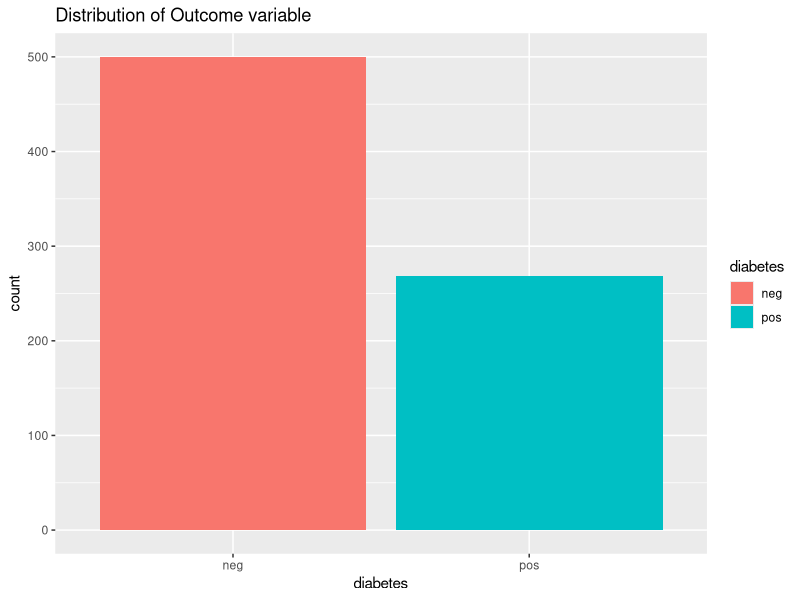
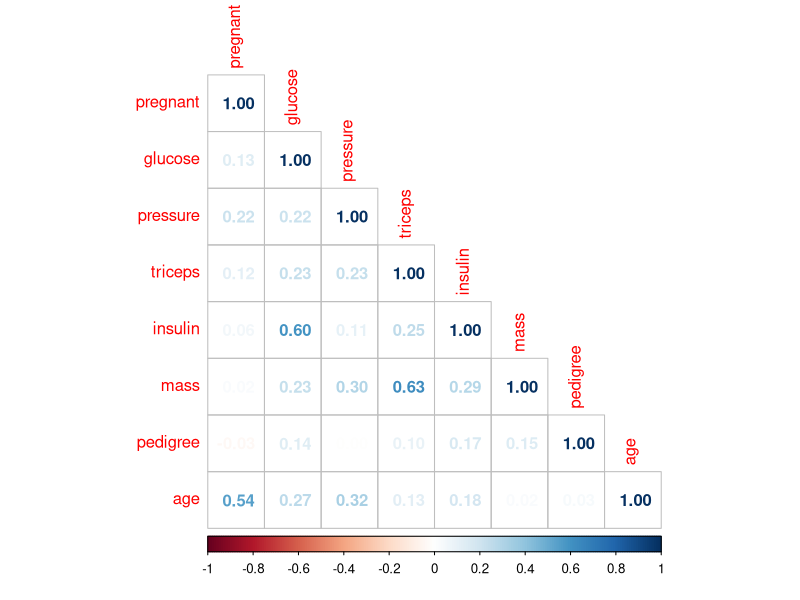
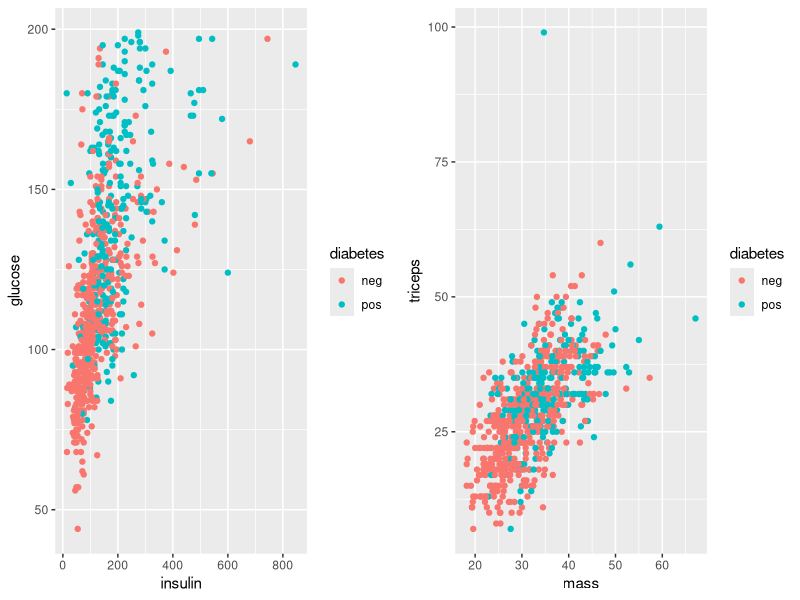
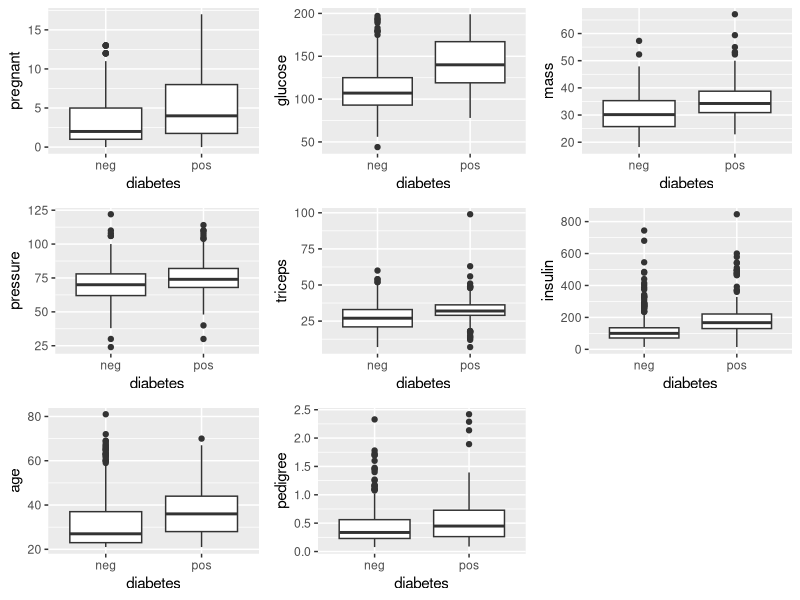
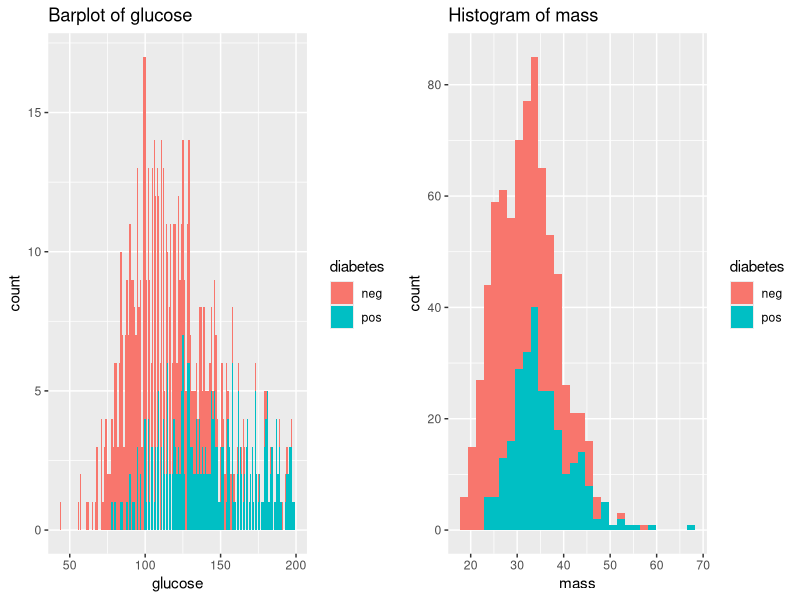

Recreate these plots in R, in order. (Note: this script raises an error after producing the figures.)
## ---- chunk 1
knitr::opts_chunk$set(echo = TRUE)
## ---- chunk 2
library(mlbench)
library(ggplot2)
library(corrplot)
library(dplyr)
library(caret)
library(gridExtra)
data("PimaIndiansDiabetes")
summary(PimaIndiansDiabetes)
## ---- chunk 3
#Replace zero values by NA
PimaIndiansDiabetes$glucose[ PimaIndiansDiabetes$glucose == 0 ] <- NA
PimaIndiansDiabetes$pressure[ PimaIndiansDiabetes$pressure == 0 ] <- NA
PimaIndiansDiabetes$triceps[ PimaIndiansDiabetes$triceps == 0 ] <- NA
PimaIndiansDiabetes$insulin[ PimaIndiansDiabetes$insulin == 0 ] <- NA
PimaIndiansDiabetes$mass[ PimaIndiansDiabetes$mass == 0 ] <- NA

#kNN imputation
library(VIM)
PimaIndiansDiabetes1<-kNN(PimaIndiansDiabetes,
                         variable=c("glucose","pressure",
                                    "triceps","insulin","mass"),k=5)
PimaIndiansDiabetes1<-select(PimaIndiansDiabetes1,pregnant:diabetes)
## ---- chunk 4
ggplot(PimaIndiansDiabetes1,aes(x=diabetes,fill = diabetes )) + geom_bar() + ggtitle("Distribution of Outcome variable")
## ---- chunk 5
#Remove diabetes column
PimaIndiansDiabetes2<-select(PimaIndiansDiabetes1,-diabetes)
#correlation matrix
corrplot(cor(PimaIndiansDiabetes2),method="number",type="lower")
## ---- chunk 6
ggp1<-ggplot(PimaIndiansDiabetes1,aes(x=insulin,y=glucose,col=diabetes))+geom_point()
ggp2<-ggplot(PimaIndiansDiabetes1,aes(x=mass,y=triceps,col=diabetes))+geom_point()
grid.arrange(ggp1,ggp2,ncol=2)
## ---- chunk 7
plot1<-ggplot(PimaIndiansDiabetes1,aes(x=diabetes,y=pregnant))+geom_boxplot()
plot2<-ggplot(PimaIndiansDiabetes1,aes(x=diabetes,y=glucose))+geom_boxplot()
plot3<-ggplot(PimaIndiansDiabetes1,aes(x=diabetes,y=mass))+geom_boxplot()
plot4<-ggplot(PimaIndiansDiabetes1,aes(x=diabetes,y=pressure))+geom_boxplot()
plot5<-ggplot(PimaIndiansDiabetes1,aes(x=diabetes,y=triceps))+geom_boxplot()
plot6<-ggplot(PimaIndiansDiabetes1,aes(x=diabetes,y=insulin))+geom_boxplot()
plot7<-ggplot(PimaIndiansDiabetes1,aes(x=diabetes,y=age))+geom_boxplot()
plot8<-ggplot(PimaIndiansDiabetes1,aes(x=diabetes,y=pedigree))+geom_boxplot()
grid.arrange(plot1,plot2,plot3,plot4,plot5,plot6,plot7,plot8,ncol=3)
## ---- chunk 8
glucosebar<-ggplot(PimaIndiansDiabetes1,aes(glucose,fill=diabetes))+ geom_bar() + ggtitle("Barplot of glucose")
masshist<-ggplot(PimaIndiansDiabetes1,aes(mass,fill=diabetes))+ geom_histogram() + ggtitle("Histogram of mass")
grid.arrange(glucosebar,masshist,ncol=2)
## ---- chunk 9
#Split data
set.seed(100)
training.idx <- sample(1: nrow(PimaIndiansDiabetes2), size=nrow(PimaIndiansDiabetes2)*0.8)
train.data  <-PimaIndiansDiabetes2[training.idx, ]
test.data <- PimaIndiansDiabetes2[-training.idx, ]
## ---- chunk 10
#linear regression
lmodel<-lm(glucose~.,data=train.data)
summary(lmodel)
predictions<-predict(lmodel,test.data)
RMSE(predictions,test.data$glucose)
#RMSE value is 23.17604
## ---- chunk 11
#kNN regression
set.seed(101)
model <- train(
  glucose~., data = train.data, method = "knn",
  trControl = trainControl("cv", number = 10),
  preProcess = c("center","scale"),
  tuneLength = 10
)
predictions <- predict(model, test.data)
head(predictions)
RMSE(predictions, test.data$glucose)
#RMSE value is 23.53875
## ---- chunk 12
knitr::include_graphics("C:/Users/Owner/OneDrive - Nanyang Technological University/Pictures/linear regression.png")
## ---- chunk 13
#Convert outcome variable into 0,1 variable
PimaIndiansDiabetes1<-PimaIndiansDiabetes1%>%mutate(
  diabetes=factor(ifelse(diabetes=="pos", 1,0)))%>%
  select(pregnant:age, diabetes)
str(PimaIndiansDiabetes1)

#split data
set.seed(100)
training.idx <- sample(1: nrow(PimaIndiansDiabetes1), size=nrow(PimaIndiansDiabetes1)*0.8)
train.data <-PimaIndiansDiabetes1[training.idx, ]
test.data <- PimaIndiansDiabetes1[-training.idx, ]

#logistic regression 
mlogit <- glm(diabetes ~pregnant+glucose+mass+pedigree, data = train.data, family = "binomial")
summary(mlogit)
Pred.p <-predict(mlogit, newdata =test.data, type = "response")
y_pred_num <-ifelse(Pred.p > 0.5, 1, 0)
y_pred <-factor(y_pred_num, levels=c(0, 1))
#Accuracy of the classification
mean(y_pred ==test.data$diabetes )
table(y_pred,test.data$diabetes)
#0.7922078
## ---- chunk 14
#kNN classification
library(class)
set.seed(101)
knn1<-knn(train.data, test.data, cl=train.data$diabetes, k=2)
mean(knn1 ==test.data$diabetes)
table(knn1,test.data$diabetes)
#0.7532468 (lower than logistic)
## ---- chunk 15
#SVM
library(e1071)
set.seed(123)
m.svm.tune<-tune.svm(diabetes~., data=train.data, kernel="radial",cost=10^(-1:1), gamma=10^(-6:-1))
summary(m.svm.tune)
best.svm = m.svm.tune$best.model
pred.svm.tune = predict(best.svm, newdata=test.data)
table(pred.svm.tune, test.data$diabetes)
mean(pred.svm.tune ==test.data$diabetes)
#0.7727273
## ---- chunk 16
knitr::include_graphics("C:/Users/Owner/OneDrive - Nanyang Technological University/Pictures/Classification.png")
